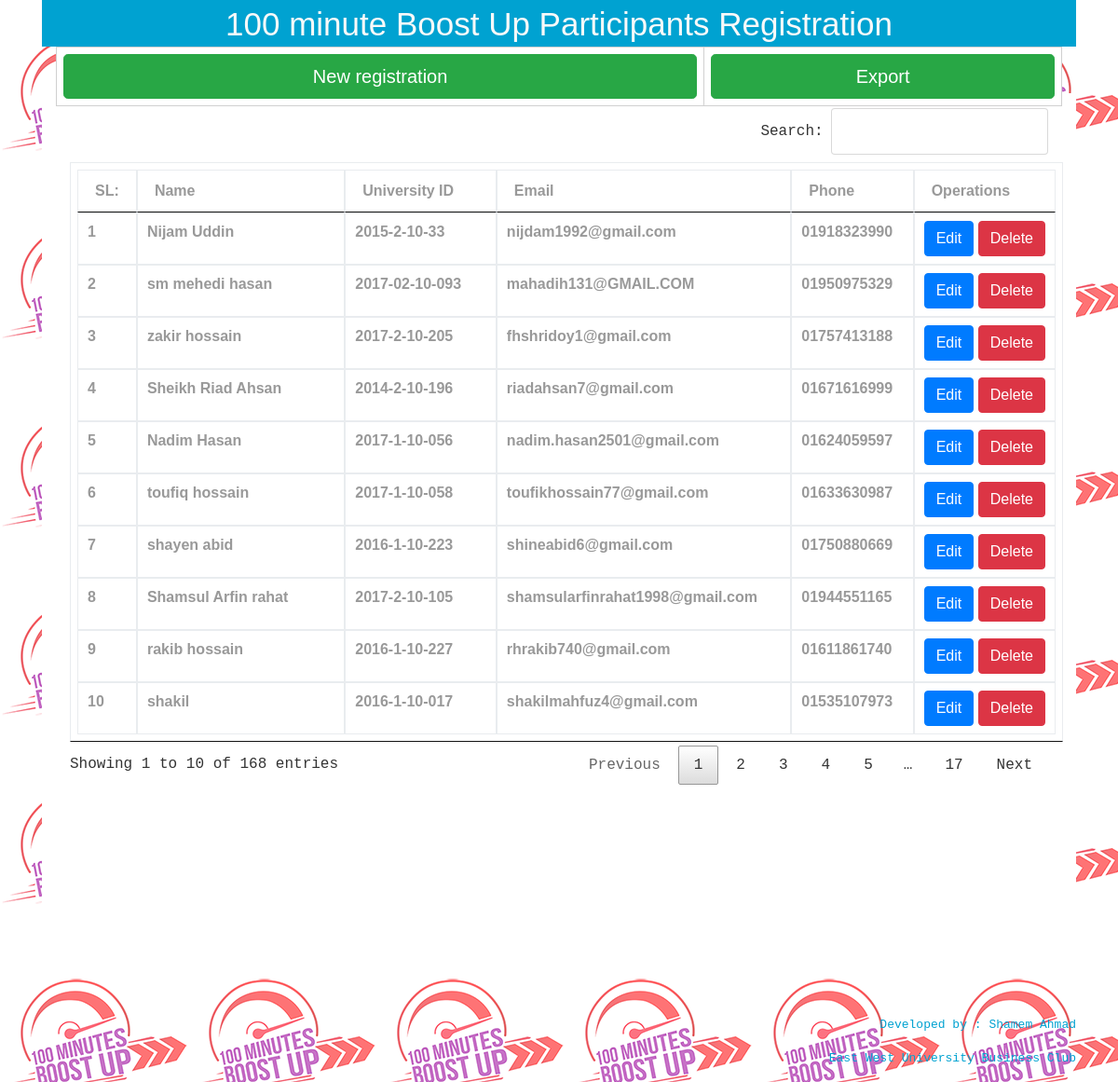
The page / on the database its author committed.
### tables this page shows
CREATE TABLE `users` (
  `user_id` int(11) NOT NULL,
  `first_name` varchar(25) NOT NULL,
  `uni_id` varchar(50) NOT NULL,
  `number` varchar(20) NOT NULL,
  `email` varchar(100) NOT NULL
);

### index.php (the view, shortened to what this page needs)
<?php
include_once 'dbconfig.php';
?>
<!DOCTYPE html PUBLIC "-//W3C//DTD XHTML 1.0 Transitional//EN" "http://www.w3.org/TR/xhtml1/DTD/xhtml1-transitional.dtd">
<html xmlns="http://www.w3.org/1999/xhtml">
<head>
 <link href="assets/css/bootstrap.css" rel="stylesheet" >
    <link rel="stylesheet" href="assets/css/jquery.dataTables.min.css">
<link rel="stylesheet" href="style.css" type="text/css" />
</head>
<body class="container">
<center>
<div id="header" class="container">
	<div id="content">
    <label>100 minute Boost Up Participants Registration</label>
    </div>
</div>
<div id="body" class="container">
    <table id="main_reg" class="container">
        <tr>
            <th colspan="7"><a href="add_data.php" class="btn btn-success btn-lg btn-block">New registration</a></th>
            <th colspan="1"><a href="<?php echo $_SERVER[PHP_SELF];?>?export" class="btn btn-success btn-lg btn-block">Export</a></th>
        </tr>
    </table>
	<div id="content" class="container">
<table align="center" id="reg" class="table table-bordered nowrap">
      <thead>
          <tr>
              <th>SL: </th>
              <th>Name</th>
              <th>University ID</th>
              <th>Email</th>
              <th>Phone</th>
              <th>Operations</th>
          </tr>
      </thead>
       <tbody>
            <?php
            $sql_query="SELECT * FROM users ORDER BY user_id DESC";
            $result_set=mysqli_query($con,$sql_query);
            if(mysqli_num_rows($result_set)>0)
            {
                $coun = 1 ;
                while($row=mysqli_fetch_row($result_set))
                {
                    ?>
                    <tr>
                        <td><?php echo $coun++; ?></td>
                        <td><?php echo $row[1]; ?></td>
                        <td><?php echo $row[2]; ?></td>
                        <td><?php echo $row[4]; ?></td>
                        <td><?php echo $row[3]; ?></td>
                        <td align="center"><a class="btn btn-primary" href="javascript:edt_id('<?php echo $row[0]; ?>')">Edit</a> <a class="btn btn-danger" href="javascript:delete_id('<?php echo $row[0]; ?>')">Delete</a></td>
                    </tr>
                    <?php
                }
            }
            else
            {
                ?>
                <tr>
                    <td colspan="8">No Data Found !</td>
                </tr>
                <?php
            }
            ?>
    </tbody>
    </table>
    </div>
</div>
</center>
<br>
<br>
<br>
<br>
<br>
<footer>
    <p align="right"><font size="2" color="#00A2D1" align="right"><?php echo base64_decode('RGV2ZWxvcGVkIGJ5IDogU2hhbWVtIEFobWFk')?></font></p>
    <p align="right"><font size="2" color="#00A2D1" align="right">East West University Business Club</font></p>
</footer>
</body>
</html>

### style.css (style rules this page uses)
* { margin:0; padding:0; }
body { background:#f9f9f9; font-family:"Courier New", Courier, monospace; background-image: url('assets/bg.png'); background-repeat: repeat-x|repeat-y; }
.container { background-color: #ffffff; }
#main_reg { top: -50px; position: relative; }
#header { width:100%; height:50px; background:#00a2d1; color:#f9f9f9; font-family:"Lucida Sans Unicode", "Lucida Grande", sans-serif; font-size:35px; text-align:center; }
#body { margin-top:50px; }
table { width:80%; font-family:Tahoma, Geneva, sans-serif; font-weight:bolder; color:#999; margin-bottom:80px; }
table a { text-decoration:none; color:#00a2d1; }
table,td,th { border-collapse:collapse; border:solid #d0d0d0 1px; padding:7px; }

### rows shown on the page
users: first_name "Nijam Uddin", uni "2015-2-10-33", email "nijdam1992@gmail.com", number "01918323990"
users: first_name "sm mehedi hasan", uni "2017-02-10-093", email "mahadih131@GMAIL.COM", number "01950975329"
users: first_name "zakir hossain", uni "2017-2-10-205", email "fhshridoy1@gmail.com", number "01757413188"
users: first_name "Sheikh Riad Ahsan", uni "2014-2-10-196", email "riadahsan7@gmail.com", number "01671616999"
users: first_name "Nadim Hasan", uni "2017-1-10-056", email "nadim.hasan2501@gmail.com", number "01624059597"
users: first_name "toufiq hossain", uni "2017-1-10-058", email "toufikhossain77@gmail.com", number "01633630987"
users: first_name "shayen abid", uni "2016-1-10-223", email "shineabid6@gmail.com", number "01750880669"
users: first_name "Shamsul Arfin rahat", uni "2017-2-10-105", email "shamsularfinrahat1998@gmail.com", number "01944551165"
users: first_name "rakib hossain", uni "2016-1-10-227", email "rhrakib740@gmail.com", number "01611861740"
users: first_name "shakil", uni "2016-1-10-017", email "shakilmahfuz4@gmail.com", number "01535107973"

### other values the page prints
base64_decode('RGV2ZWxvcGVkIGJ5IDogU2hhbWVtIEFobWFk') "Developed by : Shamem Ahmad"
